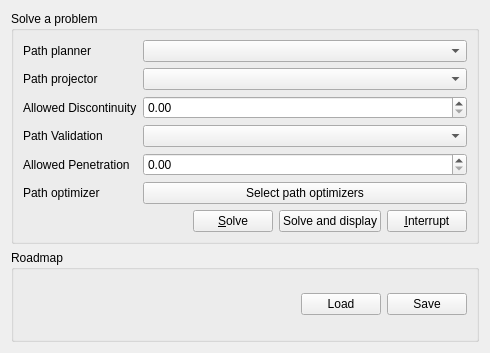
<?xml version="1.0" encoding="UTF-8"?>
<ui version="4.0">
 <class>SolverWidget</class>
 <widget class="QWidget" name="SolverWidget">
  <property name="geometry">
   <rect>
    <x>0</x>
    <y>0</y>
    <width>490</width>
    <height>353</height>
   </rect>
  </property>
  <property name="windowTitle">
   <string>Form</string>
  </property>
  <layout class="QVBoxLayout" name="verticalLayout">
   <item>
    <widget class="QGroupBox" name="groupBox_2">
     <property name="title">
      <string>Solve a problem</string>
     </property>
     <layout class="QVBoxLayout" name="verticalLayout_2">
      <item>
       <layout class="QFormLayout" name="formLayout">
        <property name="fieldGrowthPolicy">
         <enum>QFormLayout::AllNonFixedFieldsGrow</enum>
        </property>
        <item row="0" column="0">
         <widget class="QLabel" name="pathPlannerLabel">
          <property name="text">
           <string>Path planner</string>
          </property>
         </widget>
        </item>
        <item row="0" column="1">
         <widget class="QComboBox" name="pathPlannerComboBox"/>
        </item>
        <item row="1" column="0">
         <widget class="QLabel" name="pathProjectorLabel">
          <property name="text">
           <string>Path projector</string>
          </property>
         </widget>
        </item>
        <item row="1" column="1">
         <widget class="QComboBox" name="pathProjectorComboBox"/>
        </item>
        <item row="5" column="0">
         <widget class="QLabel" name="pathOptimizerLabel">
          <property name="text">
           <string>Path optimizer</string>
          </property>
         </widget>
        </item>
        <item row="5" column="1">
         <widget class="QPushButton" name="pathOptimizerButton">
          <property name="text">
           <string>Select path optimizers</string>
          </property>
         </widget>
        </item>
        <item row="3" column="0">
         <widget class="QLabel" name="pathValidationLabel">
          <property name="text">
           <string>Path Validation</string>
          </property>
         </widget>
        </item>
        <item row="3" column="1">
         <widget class="QComboBox" name="pathValidationComboBox"/>
        </item>
        <item row="4" column="1">
         <widget class="QDoubleSpinBox" name="pathValidationPenetration"/>
        </item>
        <item row="2" column="1">
         <widget class="QDoubleSpinBox" name="pathProjectorDiscontinuity"/>
        </item>
        <item row="2" column="0">
         <widget class="QLabel" name="pathProjectorDiscontinuityLabel">
          <property name="text">
           <string>Allowed Discontinuity</string>
          </property>
         </widget>
        </item>
        <item row="4" column="0">
         <widget class="QLabel" name="pathValidationPenetrationLabel">
          <property name="text">
           <string>Allowed Penetration</string>
          </property>
         </widget>
        </item>
       </layout>
      </item>
      <item>
       <layout class="QHBoxLayout" name="horizontalLayout">
        <item>
         <spacer name="horizontalSpacer">
          <property name="orientation">
           <enum>Qt::Horizontal</enum>
          </property>
          <property name="sizeHint" stdset="0">
           <size>
            <width>40</width>
            <height>20</height>
           </size>
          </property>
         </spacer>
        </item>
        <item>
         <widget class="QPushButton" name="pushButtonSolve">
          <property name="text">
           <string>&amp;Solve</string>
          </property>
          <property name="icon">
           <iconset theme="games-solve">
            <normaloff>../../include/hpp/gui/ui</normaloff>../../include/hpp/gui/ui</iconset>
          </property>
         </widget>
        </item>
        <item>
         <widget class="QPushButton" name="pushButtonSolveAndDisplay">
          <property name="text">
           <string>Solve and display</string>
          </property>
         </widget>
        </item>
        <item>
         <widget class="QPushButton" name="pushButtonInterrupt">
          <property name="enabled">
           <bool>true</bool>
          </property>
          <property name="text">
           <string>&amp;Interrupt</string>
          </property>
         </widget>
        </item>
       </layout>
      </item>
     </layout>
    </widget>
   </item>
   <item>
    <widget class="QGroupBox" name="groupBox">
     <property name="title">
      <string>Roadmap</string>
     </property>
     <layout class="QHBoxLayout" name="horizontalLayout_3">
      <item>
       <spacer name="horizontalSpacer_2">
        <property name="orientation">
         <enum>Qt::Horizontal</enum>
        </property>
        <property name="sizeHint" stdset="0">
         <size>
          <width>40</width>
          <height>20</height>
         </size>
        </property>
       </spacer>
      </item>
      <item>
       <widget class="QPushButton" name="loadRoadmap">
        <property name="text">
         <string>Load</string>
        </property>
       </widget>
      </item>
      <item>
       <widget class="QPushButton" name="saveRoadmap">
        <property name="text">
         <string>Save</string>
        </property>
       </widget>
      </item>
     </layout>
    </widget>
   </item>
  </layout>
 </widget>
 <resources/>
 <connections/>
</ui>
